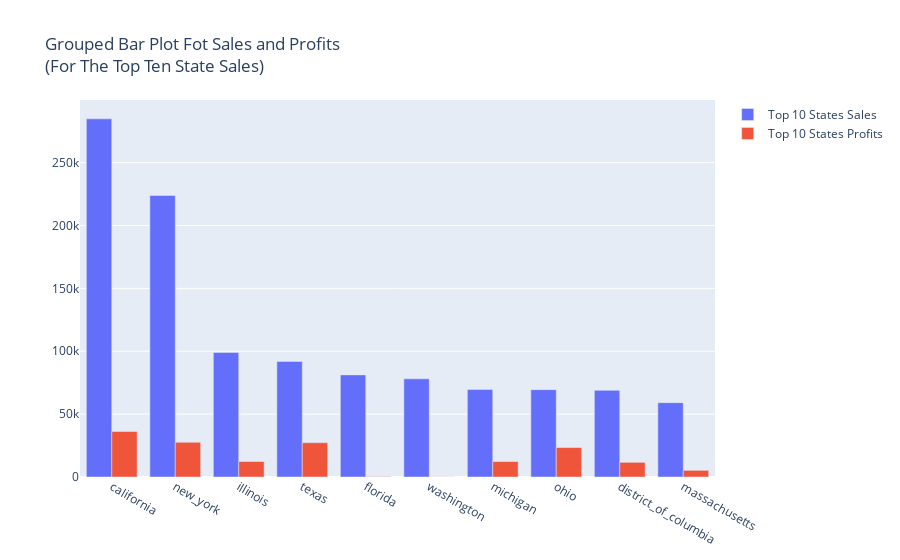

The notebook cell saved with this chart:
### Markdown cell above
**The above plot here shows the distribution of sales and profit amongst all 4 regions.**

- **The east region had more sales and profit than any other region while the south, despite making sales, had a loss.**

- **Further analyses can be made to determine why this happened.**

### Code cell
top_10_state_sales = df.groupby( 'state_or_province').sum()['sales'].sort_values(ascending=False)[0:10]
top_10_state_profits = df.groupby(by='state_or_province').sum().sort_values(by='sales',ascending=False)[0:10]['profit']

data=[go.Bar(x=top_10_state_sales.index,
             y=top_10_state_sales,
             name='Top 10 States Sales'),
      go.Bar(x=top_10_state_profits.index,
             y=top_10_state_profits,
             name='Top 10 States Profits')]

layout=go.Layout(dict(title="Grouped Bar Plot Fot Sales and Profits<br>(For The Top Ten State Sales)",
                      barmode='group'))
    
iplot(dict(data=data,layout=layout))

### Figure 1 — Plotly figure (JSON) as saved in the notebook; plotly's stock layout.template omitted (floating-point values rounded to 4 significant figures)
{"data": [{"name": "Top 10 States Sales", "type": "bar", "x": ["california", "new_york", "illinois", "texas", "florida", "washington", "michigan", "ohio", "district_of_columbia", "massachusetts"], "y": [284800.0, 223900.0, 98970.0, 91940.0, 81210.0, 78050.0, 69640.0, 69450.0, 68950.0, 59110.0]}, {"name": "Top 10 States Profits", "type": "bar", "x": ["california", "new_york", "illinois", "texas", "florida", "washington", "michigan", "ohio", "district_of_columbia", "massachusetts"], "y": [36190.0, 27610.0, 12320.0, 27290.0, 322.1, 116.2, 12310.0, 23410.0, 11680.0, 5294.0]}], "layout": {"barmode": "group", "title": {"text": "Grouped Bar Plot Fot Sales and Profits<br>(For The Top Ten State Sales)"}}}
